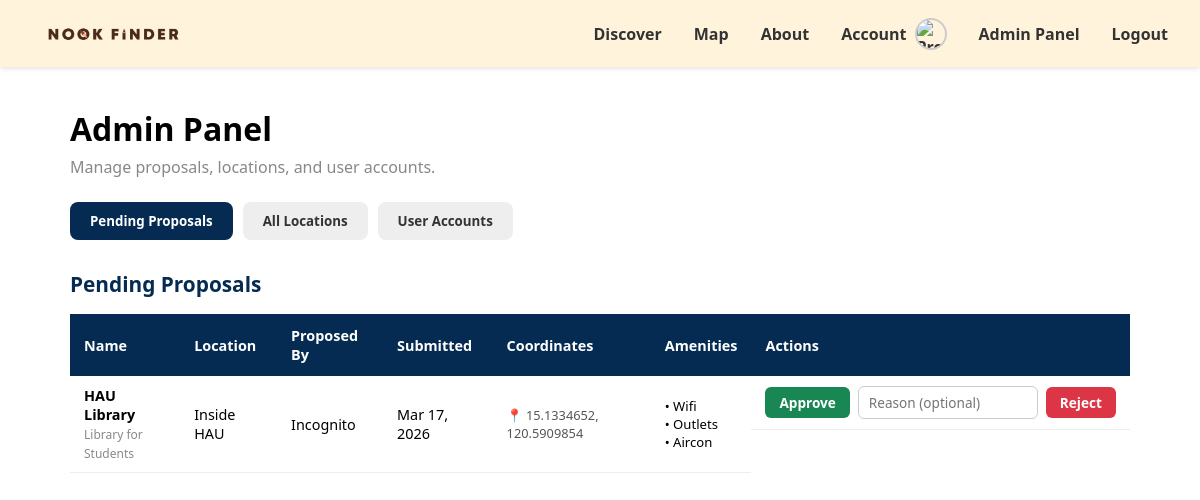
Page /admin.php (signed in) on the committed database.
### tables this page shows
CREATE TABLE `places` (
  `id` int(11) NOT NULL,
  `name` varchar(100) NOT NULL,
  `location` varchar(150) NOT NULL,
  `distance_km` decimal(3,1) NOT NULL,
  `description` text DEFAULT NULL,
  `created_by` int(11) DEFAULT NULL,
  `created_at` timestamp NOT NULL DEFAULT current_timestamp(),
  `image` varchar(255) DEFAULT NULL,
  `latitude` decimal(10,7) NOT NULL,
  `longitude` decimal(10,7) NOT NULL,
  `wifi` enum('Yes','No') NOT NULL DEFAULT 'No',
  `outlet` enum('Yes','No') NOT NULL DEFAULT 'No',
  `aircon` enum('Yes','No') NOT NULL DEFAULT 'No',
  `parking` enum('Yes','No') NOT NULL DEFAULT 'No',
  `status` enum('pending','approved','rejected') DEFAULT 'pending',
  `proposed_by` int(11) DEFAULT NULL,
  `reviewed_by` int(11) DEFAULT NULL,
  `reviewed_at` datetime DEFAULT NULL,
  `rejection_reason` varchar(255) DEFAULT NULL
);

CREATE TABLE `accounts` (
  `account_id` int(11) NOT NULL,
  `username` varchar(50) NOT NULL,
  `password` varchar(255) NOT NULL,
  `profile_pic` varchar(255) DEFAULT NULL,
  `created_at` timestamp NOT NULL DEFAULT current_timestamp(),
  `Type` varchar(10) NOT NULL DEFAULT 'User'
);

### admin.php (the view, shortened to what this page needs)
<?php include 'header.php'; ?>
<div class="admin-wrapper">
    <h1 style="margin-bottom: 6px;">Admin Panel</h1>
    <p style="color: #888; margin-bottom: 24px;">Manage proposals, locations, and user accounts.</p>
    <div class="admin-tabs">
        <button class="tab-btn active" onclick="switchTab('pending', event)">Pending Proposals</button>
        <button class="tab-btn" onclick="switchTab('locations', event)">All Locations</button>
        <button class="tab-btn" onclick="switchTab('users', event)">User Accounts</button>
    </div>
    <div id="tab-pending" class="tab-content active">
        <div class="section-title">Pending Proposals</div>
        <table>
            <thead>
                <tr>
                    <th>Name</th>
                    <th>Location</th>
                    <th>Proposed By</th>
                    <th>Submitted</th>
                    <th>Coordinates</th>
                    <th>Amenities</th>
                    <th>Actions</th>
                </tr>
            </thead>
            <tbody>
                <?php
                $result = $conn->query("
                    SELECT p.*, a.username
                    FROM places p
                    LEFT JOIN accounts a ON p.proposed_by = a.account_id
                    WHERE p.status = 'pending'
                    ORDER BY p.created_at DESC
                ");
                if ($result->num_rows === 0): ?>
                    <tr><td colspan="7" style="text-align:center; color:#888; padding:20px;">No pending proposals.</td></tr>
                <?php else:
                    while ($row = $result->fetch_assoc()): ?>
                    <tr>
                        <td><b><?= htmlspecialchars($row['name']) ?></b><br><small style="color:#888;"><?= htmlspecialchars($row['description']) ?></small></td>
                        <td><?= htmlspecialchars($row['location']) ?></td>
                        <td><?= $row['username'] ? htmlspecialchars($row['username']) : '<i style="color:#aaa;">Guest</i>' ?></td>
                        <td><?= date('M d, Y', strtotime($row['created_at'])) ?></td>
                        <td style="font-size: 0.8rem; color: #555;">
    📍                      <?= $row['latitude'] ?>, <?= $row['longitude'] ?>
                        </td>
                        <td style="font-size: 0.82rem;">
                            <?= $row['wifi']    === 'Yes' ? '<div>• Wifi</div>' : '' ?>
                            <?= $row['outlet']  === 'Yes' ? '<div>• Outlets</div>' : '' ?>
                            <?= $row['aircon']  === 'Yes' ? '<div>• Aircon</div>' : '' ?>
                        </td>
                        <td style="display:flex; gap:8px; align-items:center; flex-wrap:nowrap; white-space:nowrap;">
                            <button class="action-btn btn-approve" onclick="reviewPlace(<?= $row['id'] ?>, 'approved', '')">Approve</button>
                            <input type="text" id="reason-<?= $row['id'] ?>" class="reject-reason" placeholder="Reason (optional)">
                            <button class="action-btn btn-reject" onclick="reviewPlace(<?= $row['id'] ?>, 'rejected', document.getElementById('reason-<?= $row['id'] ?>').value)">Reject</button>
                        </td>
                    </tr>
                <?php endwhile; endif; ?>
            </tbody>
        </table>
    </div>
</div>

### style.css (style rules this page uses)
* { margin: 0; padding: 0; box-sizing: border-box; font-family: 'Segoe UI', sans-serif; }

### admin.php (style rules this page uses)
.admin-wrapper { max-width: 1100px; margin: 40px auto; padding: 0 20px; }
.admin-tabs { display: flex; gap: 10px; margin-bottom: 30px; flex-wrap: wrap; }
.tab-btn { padding: 10px 20px; border: none; border-radius: 8px; cursor: pointer; font-weight: 600; background: #eee; color: #333; }
.tab-btn.active { background: #062b53; color: white; }
.tab-content { display: none; }
.tab-content.active { display: block; }
table { width: 100%; border-collapse: collapse; font-size: 0.9rem; }
th { background: #062b53; color: white; padding: 12px 14px; text-align: left; }
td { padding: 10px 14px; border-bottom: 1px solid #eee; vertical-align: middle; }
.action-btn { padding: 6px 14px; border: none; border-radius: 6px; cursor: pointer; font-size: 0.85rem; font-weight: 600; }
.btn-approve { background: #198754; color: white; }
.btn-reject { background: #dc3545; color: white; }
.section-title { font-size: 1.3rem; font-weight: 700; margin-bottom: 16px; color: #062b53; }
.reject-reason { padding: 6px 10px; border: 1px solid #ccc; border-radius:6px; font-size:0.85rem; width: 180px; }

### rows in the picture
places: name "HAU Library", description "Library for Students", location "Inside HAU", accounts.username "Incognito", created_at "Mar 17, 2026", latitude "15.1334652", longitude "120.5909854", wifi "• Wifi", outlet "• Outlets", aircon "• Aircon"
